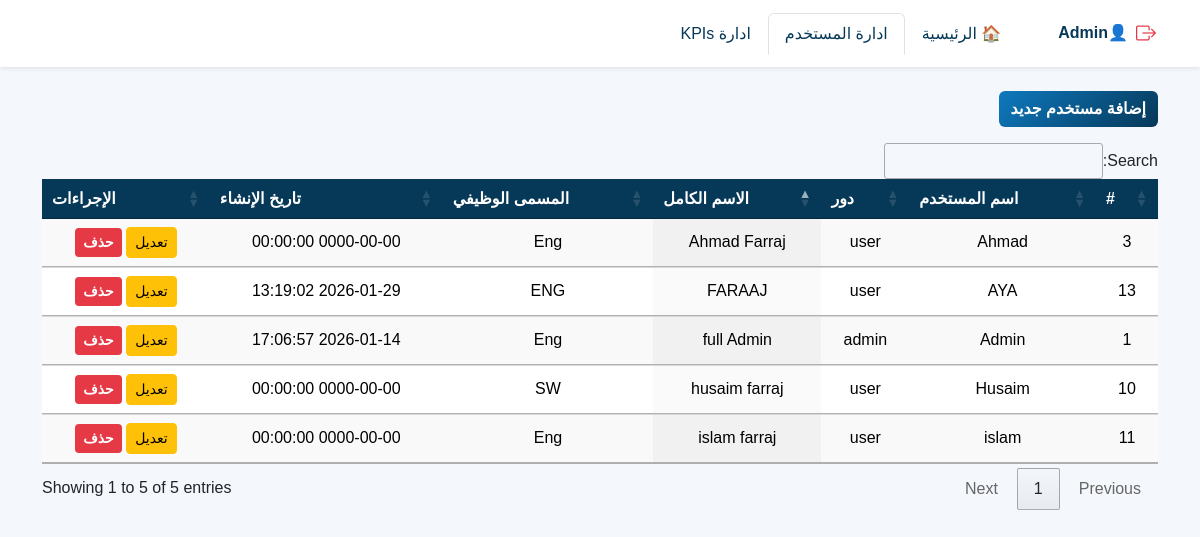
/users.php (signed in), run on the app's committed database.
### tables this page shows
CREATE TABLE IF NOT EXISTS `users` (
  `id` int NOT NULL AUTO_INCREMENT,
  `userName` varchar(255) NOT NULL,
  `fullName` varchar(255) NOT NULL,
  `jobTitle` varchar(255) NOT NULL,
  `password` varchar(255) NOT NULL,
  `role` varchar(255) NOT NULL,
  `created_at` datetime NOT NULL DEFAULT CURRENT_TIMESTAMP,
  `created_by` int NOT NULL,
  `updated_at` datetime NOT NULL,
  PRIMARY KEY (`id`)
);

### controller/UserController.php (called while the page is built, shortened)
<?php
$sqlSelect = "SELECT id, userName, fullName, jobTitle, role,created_at FROM users";
$result = mysqli_query($conn, $sqlSelect);
?>

### view/ViewAddNewUser.php (the view, shortened to what this page needs)
<?php include "ViewNavbar.php" ?>
<div class="container mt-4 text-end">
  <button class="btn btn-primary" data-bs-toggle="modal" data-bs-target="#addUserModal">
    إضافة مستخدم جديد
  </button>
</div>
<div class="container mt-3">
  <div class="table-responsive">
    <table  id="example" class="table table-hover text-center align-middle display">
      <thead class="table-light">
        <tr>
          <th>#</th>
          <th>اسم المستخدم</th>
          <th>دور</th>
          <th>الاسم الكامل</th>
          <th>المسمى الوظيفي</th>
          <th>تاريخ الإنشاء</th>
          <th>الإجراءات</th>
        </tr>
      </thead>
      <tbody>
        <?php if (mysqli_num_rows($result) > 0) { ?>
          <?php while ($row = mysqli_fetch_assoc($result)) { ?>
            <tr>
              <td><?php echo $row['id']; ?></td>
              <td><?php echo $row['userName']; ?></td>
              <td><?php echo $row['role']; ?></td>
              <td><?php echo $row['fullName']; ?></td>
              <td><?php echo $row['jobTitle']; ?></td>
              <td><?php echo $row['created_at']; ?></td>
              <td>
                <button class="btn btn-sm btn-warning" data-bs-toggle="modal" data-bs-target="#editUserModal"
                  data-id="<?= $row['id']; ?>" data-username="<?= $row['userName']; ?>"
                  data-fullname="<?= $row['fullName']; ?>" data-jobtitle="<?= $row['jobTitle']; ?>">
                  تعديل
                </button>
                <form method="POST" style="display:inline;">
                  <button type="submit" class="btn btn-sm btn-danger" style="color:#fff;font-weight:900;">
                    حذف
                  </button>
                </form>
              </td>
            </tr>
          <?php } ?>
        <?php } ?>
      </tbody>
    </table>
  </div>
</div>

### css/StyleCssAddNewUser.css (style rules this page uses)
body { background: #f4f7fb; font-family: "Poppins", sans-serif; direction: rtl; margin:0 auto ; }

### css/StyleCssDashbord.css (style rules this page uses)
body { background: #f4f7fb; font-family: "Poppins", sans-serif; direction: rtl; margin:0 auto ; }

### css/StyleCssTable.css (style rules this page uses)
body { background: #f4f7fb; font-family: "Poppins", sans-serif; direction: rtl; margin:0 auto ; }
.table thead th { background: #063858; color: white; text-align: center; }
.table tbody td { vertical-align: middle; }
.btn-primary { background: linear-gradient(135deg, #0E79BE, #063858); border: none; color: white; font-weight: 600; }
.btn-danger { background: #e63946; border: none; font-weight: 600; }

### data on the page
users: id "1", userName "Admin", role "admin", fullName "full Admin", jobTitle "Eng", created_at "2026-01-14 17:06:57"
users: id "3", userName "Ahmad", role "user", fullName "Ahmad Farraj", jobTitle "Eng", created_at "0000-00-00 00:00:00"
users: id "11", userName "islam", role "user", fullName "islam farraj", jobTitle "Eng", created_at "0000-00-00 00:00:00"
users: id "13", userName "AYA", role "user", fullName "FARAAJ", jobTitle "ENG", created_at "2026-01-29 13:19:02"
users: id "10", userName "Husaim", role "user", fullName "husaim farraj", jobTitle "SW", created_at "0000-00-00 00:00:00"

### other printed values
$_SESSION['userName'] "Admin"
